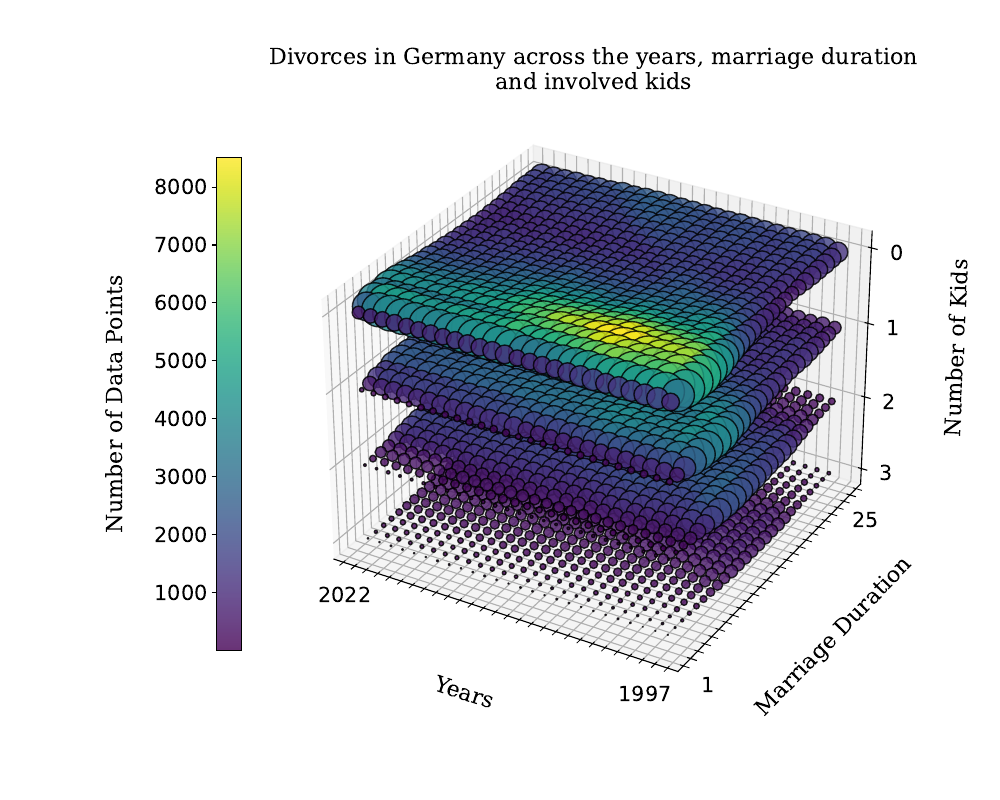

Python code for this plot:
import sys
import os
import numpy as np
import matplotlib.pyplot as plt
from matplotlib.ticker import FixedLocator
from tueplots import bundles

current_dir = os.getcwd()
src_directory = current_dir + "/../../src/"
if src_directory not in sys.path:
    sys.path.append(src_directory)
from DataLoaderClass import DataLoader

dataloader = DataLoader()

# with scaled size and dropped last duration
data_array, years, durations, kids = dataloader.load_data(durations_to_drop=[26])
print(np.shape(data_array))

#plt.rcParams.update(bundles.icml2022(column="full", nrows=1, ncols=1, usetex=False))

x_val = []
y_val = []
z_val = []

count_val = []

for year in range(0, len(data_array)):
    for duration in range(0, len(data_array[year])):
        for kid in range(0, len(data_array[year][duration])):
            x_val.append(year)
            y_val.append(duration)
            z_val.append(kid)
            count_val.append(data_array[year][duration][kid])

# Create a 3D scatter plot
fig, ax = plt.subplots(1, 1, subplot_kw={'projection': '3d'}, figsize=[10, 8])
sc = ax.scatter(np.array(x_val) + 1997, np.array(y_val) + 1,  z_val, c=np.array(count_val), cmap='viridis',
                s=np.array(count_val) / 6, alpha=0.8, edgecolors="black")

# Add colorbar
cbar = plt.colorbar(sc, ax=ax, shrink=0.8, location="left", pad=0.06)

ax.invert_zaxis()
ax.invert_xaxis()

ax.xaxis.set_major_locator(plt.FixedLocator([x_val[0] + 1997, x_val[-1] + 1997]))
ax.xaxis.set_minor_locator(plt.MultipleLocator(1))

ax.yaxis.set_major_locator(plt.FixedLocator([y_val[0] + 1, y_val[-1] + 1]))
ax.yaxis.set_minor_locator(plt.MultipleLocator(1))
ax.zaxis.set_major_locator(plt.MultipleLocator(1))

# Set labels and title
font_label = {'family': 'serif', 'color': 'black', 'weight': 'normal', 'size': 16}
font_title = {'family': 'serif', 'color': 'black', 'weight': 'normal', 'size': 16}
cbar.set_label('Number of Data Points', labelpad=20, fontdict=font_label)
ax.set_xlabel('Years', labelpad=20, fontdict=font_label)
ax.set_ylabel('Marriage Duration', labelpad=20, fontdict=font_label)
ax.set_zlabel('Number of Kids', labelpad=20, fontdict=font_label)
ax.set_title('Divorces in Germany across the years, marriage duration\nand involved kids', fontdict=font_title)
cbar.ax.tick_params(labelsize=15, pad=3)
ax.xaxis.set_tick_params(labelsize=15, pad=3)
ax.yaxis.set_tick_params(labelsize=15, pad=3)
ax.zaxis.set_tick_params(labelsize=15, pad=3)

# Show the plot
#plt.show()

fig.savefig("fig_dataset_intuition.pdf")




